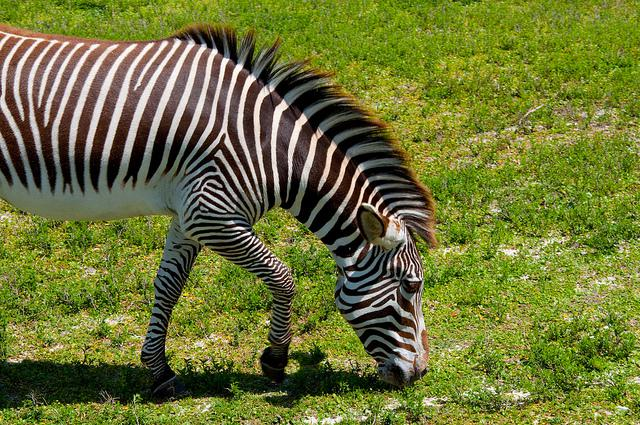
#> input picture deep_learning_basic/cv2/img.png, 640 x 425 px
$ jupyter execute warpAffine.ipynb
#> lines starting #> are read from the running program, lines starting #| are printed output that depends on the picture
## 4.1 手动指定变换矩阵

[cell 1]
import cv2
import numpy as np

src_img = cv2.imread("img.png")
#> src_img is the input picture: shape (425, 640, 3); mean B, G, R 54.6, 116.2, 109.6
height, width = src_img.shape[:2]
#> height = 425; width = 640

M = np.float32([[1, 0, 200], [0, 1, 100]])
dst_img = cv2.warpAffine(src_img, M, (width, height))
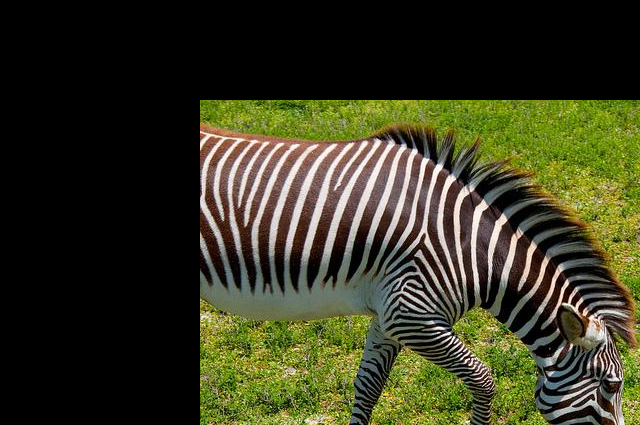
#> dst_img: shape (425, 640, 3); mean B, G, R 33.4, 56.9, 56.3

cv2.imshow("src_img", src_img)
cv2.imshow("dst_img", dst_img)
cv2.waitKey()
cv2.destroyAllWindows()

## 4.2 cv2.getRotationMatrix2D() 获取变换矩阵

[cell 2]
import cv2

src_img = cv2.imread("img.png")
height, width = src_img.shape[:2]

M = cv2.getRotationMatrix2D((width/2, height/2), 45, 0.6)
dst_img = cv2.warpAffine(src_img, M, (width, height))
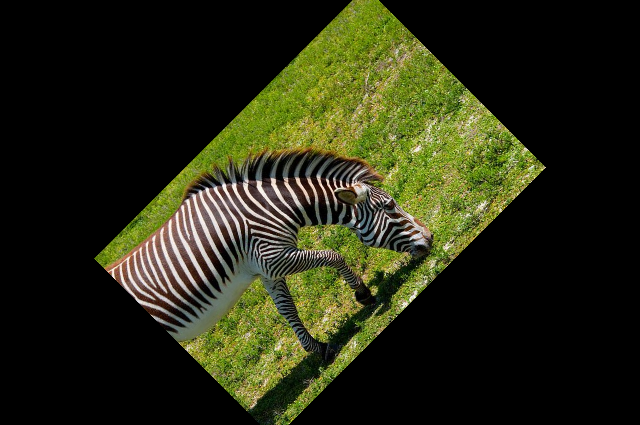
#> dst_img: shape (425, 640, 3); mean B, G, R 19.6, 41.7, 39.3

cv2.imshow("src_img", src_img)
cv2.imshow("dst_img", dst_img)
cv2.waitKey()
cv2.destroyAllWindows()

## 4.3 cv2.getAffineTransform() 获取变换矩阵

[cell 3]
import cv2
import numpy as np

src_img = cv2.imread("img.png")
rows, cols = src_img.shape[:2]
#> rows = 425; cols = 640

src_p = np.float32([[0, 0], [cols-1, 0], [0, rows-1]])
#> src_p = [[0, 0], [639, 0], [0, 424]]
dst_p = np.float32([[0, rows*0.33], [cols*0.85, rows*0.25], [cols*0.15, rows*0.7]])
#> dst_p = [[0, 140.2], [544, 106.2], [96, 297.5]]
M = cv2.getAffineTransform(src_p, dst_p)
dst_img = cv2.warpAffine(src_img, M, (cols, rows))
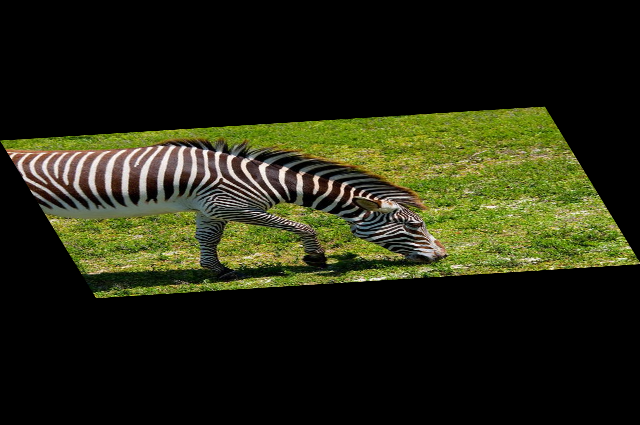
#> dst_img: shape (425, 640, 3); mean B, G, R 17.9, 38.1, 35.9

cv2.imshow("src_img", src_img)
cv2.imshow("dst_img", dst_img)
cv2.waitKey()
cv2.destroyAllWindows()
